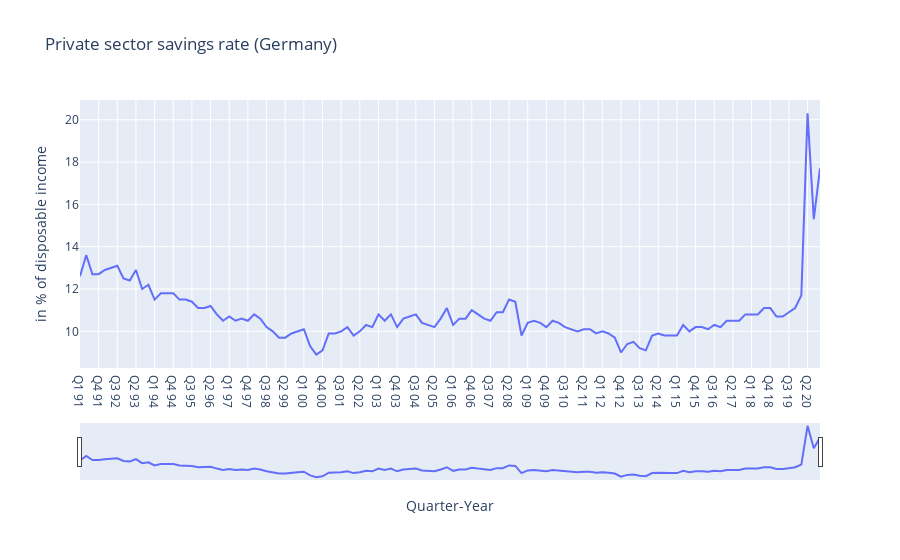

Notebook source saved alongside this figure:
### Code cell
fig = go.Figure(data=[
    
    go.Scatter(name='Private sector savings rate', x = list(df.index),
    y = list(df['Rate']))
    
])

fig.layout.update(title = go.layout.Title(
                        text='Private sector savings rate (Germany)'))

fig.layout.update(yaxis= go.layout.YAxis(title=go.layout.yaxis.Title(
                        text='in % of disposable income')))

fig.layout.update(xaxis = go.layout.XAxis(title = go.layout.xaxis.Title(text = 'Quarter-Year'), rangeslider = dict(visible = True)));

iplot(fig, filename = 'savings_rate')

### Figure 1 — Plotly figure (JSON) as saved in the notebook; plotly's stock layout.template omitted (floating-point values rounded to 4 significant figures)
{"data": [{"name": "Private sector savings rate", "type": "scatter", "x": ["Q1 91", "Q2 91", "Q3 91", "Q4 91", "Q1 92", "Q2 92", "Q3 92", "Q4 92", "Q1 93", "Q2 93", "Q3 93", "Q4 93", "Q1 94", "Q2 94", "Q3 94", "Q4 94", "Q1 95", "Q2 95", "Q3 95", "Q4 95", "Q1 96", "Q2 96", "Q3 96", "Q4 96", "Q1 97", "Q2 97", "Q3 97", "Q4 97", "Q1 98", "Q2 98", "Q3 98", "Q4 98", "Q1 99", "Q2 99", "Q3 99", "Q4 99", "Q1 00", "Q2 00", "Q3 00", "Q4 00", "Q1 01", "Q2 01", "Q3 01", "Q4 01", "Q1 02", "Q2 02", "Q3 02", "Q4 02", "Q1 03", "Q2 03", "Q3 03", "Q4 03", "Q1 04", "Q2 04", "Q3 04", "Q4 04", "Q1 05", "Q2 05", "Q3 05", "Q4 05", "Q1 06", "Q2 06", "Q3 06", "Q4 06", "Q1 07", "Q2 07", "Q3 07", "Q4 07", "Q1 08", "Q2 08", "Q3 08", "Q4 08", "Q1 09", "Q2 09", "Q3 09", "Q4 09", "Q1 10", "Q2 10", "Q3 10", "Q4 10", "Q1 11", "Q2 11", "Q3 11", "Q4 11", "Q1 12", "Q2 12", "Q3 12", "Q4 12", "Q1 13", "Q2 13", "Q3 13", "Q4 13", "Q1 14", "Q2 14", "Q3 14", "Q4 14", "Q1 15", "Q2 15", "Q3 15", "Q4 15", "Q1 16", "Q2 16", "Q3 16", "Q4 16", "Q1 17", "Q2 17", "Q3 17", "Q4 17", "Q1 18", "Q2 18", "Q3 18", "Q4 18", "Q1 19", "Q2 19", "Q3 19", "Q4 19", "Q1 20", "Q2 20", "Q3 20", "Q4 20"], "y": [12.6, 13.6, 12.7, 12.7, 12.9, 13, 13.1, 12.5, 12.4, 12.9, 12, 12.2, 11.5, 11.8, 11.8, 11.8, 11.5, 11.5, 11.4, 11.1, 11.1, 11.2, 10.8, 10.5, 10.7, 10.5, 10.6, 10.5, 10.8, 10.6, 10.2, 10, 9.7, 9.7, 9.9, 10, 10.1, 9.3, 8.9, 9.1, 9.9, 9.9, 10, 10.2, 9.8, 10, 10.3, 10.2, 10.8, 10.5, 10.8, 10.2, 10.6, 10.7, 10.8, 10.4, 10.3, 10.2, 10.6, 11.1, 10.3, 10.6, 10.6, 11, 10.8, 10.6, 10.5, 10.9, 10.9, 11.5, 11.4, 9.8, 10.4, 10.5, 10.4, 10.2, 10.5, 10.4, 10.2, 10.1, 10, 10.1, 10.1, 9.9, 10, 9.9, 9.7, 9, 9.4, 9.5, 9.2, 9.1, 9.8, 9.9, 9.8, 9.8, 9.8, 10.3, 10, 10.2, 10.2, 10.1, 10.3, 10.2, 10.5, 10.5, 10.5, 10.8, 10.8, 10.8, 11.1, 11.1, 10.7, 10.7, 10.9, 11.1, 11.7, 20.3, 15.3, 17.7]}], "layout": {"title": {"text": "Private sector savings rate (Germany)"}, "xaxis": {"rangeslider": {"visible": true}, "title": {"text": "Quarter-Year"}}, "yaxis": {"title": {"text": "in % of disposable income"}}}}
